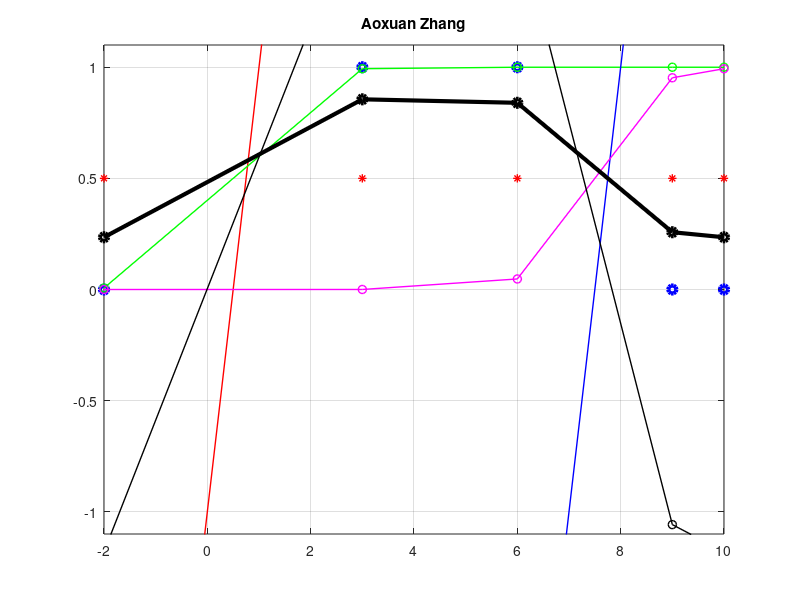

Source code (MATLAB):
clear; clf
p=@(u) 1./(1+exp(-u));
x = [-2 3 6 9 10]; t = [0 1 1 0 0];
plot(x,0*x+0.5,'r*','linewidth',1); hold on
plot(x,t,'bo','linewidth',3);
m=2;
%u=m*(x-4);
w10=m*(-0.5); w1=m; u=w10+w1*x;
plot(x,u,'ro-','linewidth',1);
y1=p(u);
plot(x,y1,'go-','linewidth',1);
m=2;
%u=m*(x-7);
w20=m*(-7.5); w2=m; u=w20+w2*x;
plot(x,u,'bo-','linewidth',1);
y2=p(u);
plot(x,y2,'mo-','linewidth',1);
z=3*(-0.4+y1-y2);
plot(x,z,'ko-','linewidth',1);
plot(x,p(z),'ko-','linewidth',3);
grid on
axis([x(1) x(end) -1.1 1.1])
title('Aoxuan Zhang')